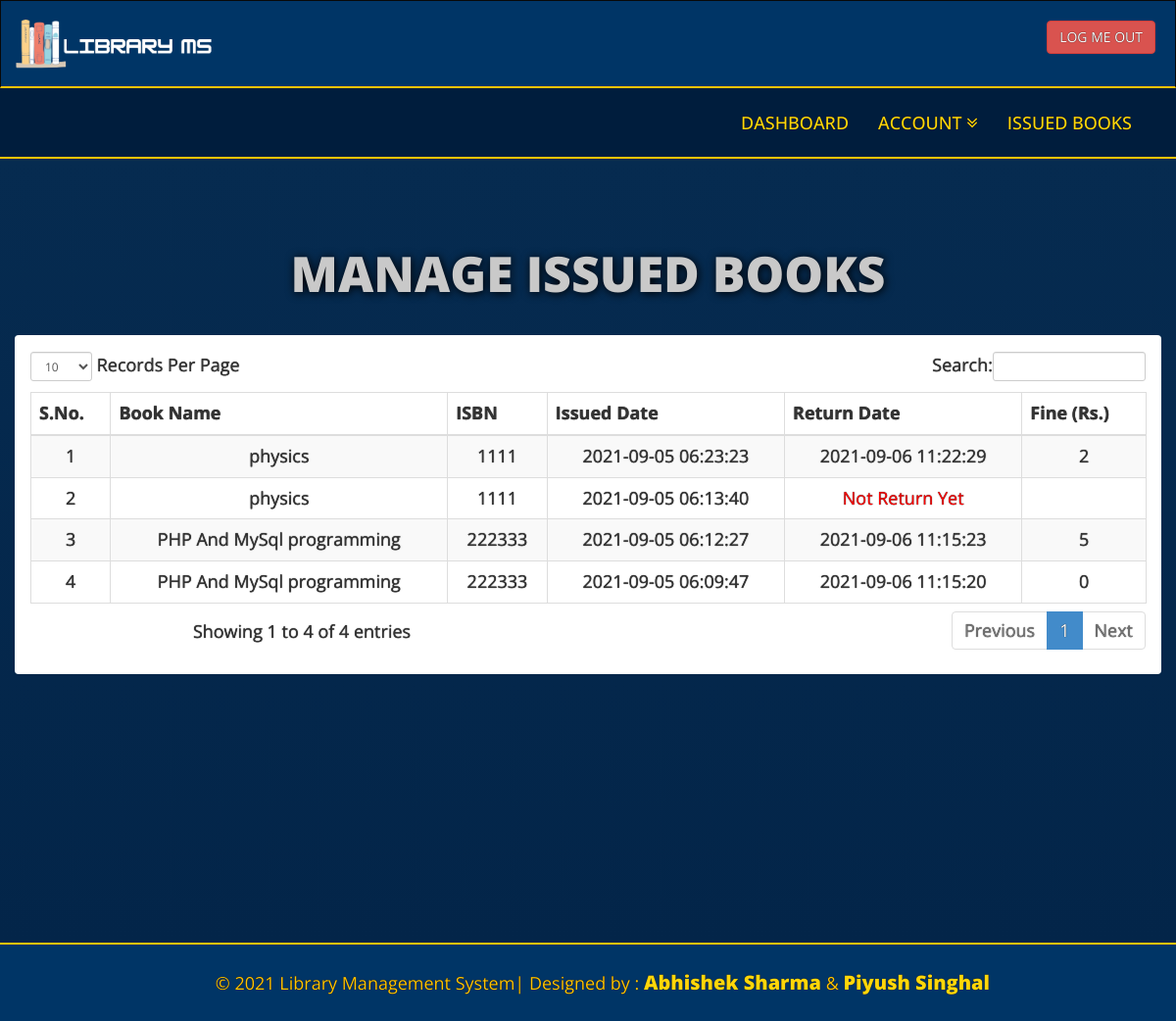
/library/issued-books.php (signed in), run on the app's committed database.
### tables this page shows
CREATE TABLE `tblissuedbookdetails` (
  `id` int(11) NOT NULL,
  `BookId` int(11) DEFAULT NULL,
  `StudentID` varchar(150) DEFAULT NULL,
  `IssuesDate` timestamp NULL DEFAULT CURRENT_TIMESTAMP,
  `ReturnDate` timestamp NULL DEFAULT NULL ON UPDATE CURRENT_TIMESTAMP,
  `RetrunStatus` int(1) DEFAULT NULL,
  `fine` int(11) DEFAULT NULL
);

CREATE TABLE `tblbooks` (
  `id` int(11) NOT NULL,
  `BookName` varchar(255) DEFAULT NULL,
  `CatId` int(11) DEFAULT NULL,
  `AuthorId` int(11) DEFAULT NULL,
  `ISBNNumber` int(11) DEFAULT NULL,
  `BookPrice` int(11) DEFAULT NULL,
  `RegDate` timestamp NULL DEFAULT CURRENT_TIMESTAMP,
  `UpdationDate` timestamp NULL DEFAULT NULL ON UPDATE CURRENT_TIMESTAMP
);

### library/issued-books.php (the view, shortened to what this page needs)
<?php
include('includes/config.php');
if (strlen($_SESSION['login']) == 0) {
    header('location:index.php');
} else {
?>
<!DOCTYPE html>
<html xmlns="http://www.w3.org/1999/xhtml">
<head>
    <link href="assets/css/bootstrap.css" rel="stylesheet" />
    <link href="assets/css/font-awesome.css" rel="stylesheet" />
    <link href="assets/js/dataTables/dataTables.bootstrap.css" rel="stylesheet" />
    <link href="assets/css/style.css" rel="stylesheet" />
</head>
<body>
    <?php include('includes/header.php'); ?>
    <div class="content-wrapper">
        <div class="container">
            <div class="row pad-botm">
                <div class="col-md-12">
                    <h4 class="header-line">Manage Issued Books</h4>
                </div>
                <div class="row">
                    <div class="col-md-12">
                        <div class="panel ">
                            <div class="panel-body">
                                <div class="table-responsive">
                                    <table class="table table-striped table-bordered table-hover"
                                        id="dataTables-example">
                                        <thead>
                                            <tr>
                                                <th>S.No.</th>
                                                <th>Book Name</th>
                                                <th>ISBN </th>
                                                <th>Issued Date</th>
                                                <th>Return Date</th>
                                                <th>Fine (Rs.)</th>
                                            </tr>
                                        </thead>
                                        <tbody>
                                            <?php
                                                $sid = $_SESSION['stdid'];
                                                $sql = "SELECT tblbooks.BookName,tblbooks.ISBNNumber,tblissuedbookdetails.IssuesDate,tblissuedbookdetails.ReturnDate,tblissuedbookdetails.id as rid,tblissuedbookdetails.fine from  tblissuedbookdetails join tblstudents on tblstudents.StudentId=tblissuedbookdetails.StudentId join tblbooks on tblbooks.id=tblissuedbookdetails.BookId where tblstudents.StudentId=:sid order by tblissuedbookdetails.id desc";
                                                $query = $dbh->prepare($sql);
                                                $query->bindParam(':sid', $sid, PDO::PARAM_STR);
                                                $query->execute();
                                                $results = $query->fetchAll(PDO::FETCH_OBJ);
                                                $cnt = 1;
                                                if ($query->rowCount() > 0) {
                                                    foreach ($results as $result) {               ?>
                                            <tr class="odd gradeX">
                                                <td class="center"><?php echo htmlentities($cnt); ?></td>
                                                <td class="center"><?php echo htmlentities($result->BookName); ?></td>
                                                <td class="center"><?php echo htmlentities($result->ISBNNumber); ?></td>
                                                <td class="center"><?php echo htmlentities($result->IssuesDate); ?></td>
                                                <td class="center"><?php if ($result->ReturnDate == "") { ?>
                                                    <span style="color:red">
                                                        <?php echo htmlentities("Not Return Yet"); ?>
                                                    </span>
                                                    <?php } else {
                                                                                    echo htmlentities($result->ReturnDate);
                                                                                }
                                                                ?>
                                                </td>
                                                <td class="center"><?php echo htmlentities($result->fine); ?></td>
                                            </tr>
                                            <?php $cnt = $cnt + 1;
                                                    }
                                                } ?>
                                        </tbody>
                                    </table>
                                </div>
                            </div>
                        </div>
                    </div>
                </div>
            </div>
        </div>
    </div>
    <?php include('includes/footer.php'); ?>
</body>
</html>
<?php } ?>

### library/assets/css/style.css (style rules this page uses)
﻿body, html { font-family: "Open Sans", sans-serif; line-height: 28px; font-size: 18px; text-shadow: 0px 0px 1px #000; overflow-x: hidden; }
.content-wrapper { padding: 80px 0; min-height: 800px; background: linear-gradient(#062b50, #032549); margin-top: 0px; text-align: center; }
.header-line { font-size: 50px; text-shadow: 1px 1px 10px #000; color: #c9c9c9; font-weight: 900; padding-bottom: 25px; text-transform: uppercase; }
.pad-botm { padding-bottom: 30px; }

### data on the page
tblissuedbookdetails: BookId.BookName "physics", BookId.ISBNNumber "1111", IssuesDate "2021-09-05 06:23:23", ReturnDate "2021-09-06 11:22:29", fine "2"
tblissuedbookdetails: BookId.BookName "physics", BookId.ISBNNumber "1111", IssuesDate "2021-09-05 06:13:40"
tblissuedbookdetails: BookId.BookName "PHP And MySql programming", BookId.ISBNNumber "222333", IssuesDate "2021-09-05 06:12:27", ReturnDate "2021-09-06 11:15:23", fine "5"
tblissuedbookdetails: BookId.BookName "PHP And MySql programming", BookId.ISBNNumber "222333", IssuesDate "2021-09-05 06:09:47", ReturnDate "2021-09-06 11:15:20", fine "0"
